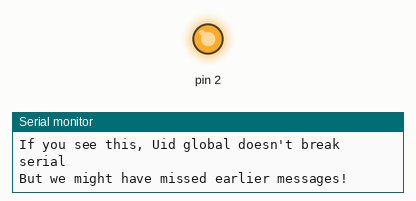
This sketch was run on a simulated Arduino Uno, built with avr-gcc and run on an emulated ATmega328P. On the bench: output pins drawn as LEDs (lit = HIGH), the last lines printed to the serial monitor.

Above: at 5.06 s.
At 6.5 s:
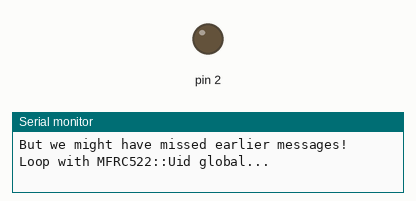
Timing chart, 0 to 11.9 s (numbered marks = the images above):
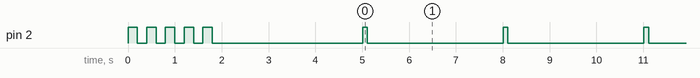

The sketch:

09-with-mfrc522-uid.ino
```cpp
// Test 09: Include MFRC522 and declare Uid global
// Testing if MFRC522::Uid breaks serial

#include <SPI.h>
#include <MFRC522.h>

// Global like in ALNScanner
MFRC522::Uid uid;

void setup() {
    // LED proof of life - longer pattern
    pinMode(2, OUTPUT);
    for(int i = 0; i < 5; i++) {
        digitalWrite(2, HIGH);
        delay(200);
        digitalWrite(2, LOW);
        delay(200);
    }

    Serial.begin(115200);
    delay(3000);  // LONGER delay to ensure serial is ready

    Serial.println("TEST09: MFRC522::Uid global declared");
    Serial.println("If you see this, Uid global doesn't break serial");
    Serial.println("But we might have missed earlier messages!");
    Serial.flush();
}

void loop() {
    digitalWrite(2, HIGH);
    delay(100);
    digitalWrite(2, LOW);
    delay(900);

    Serial.println("Loop with MFRC522::Uid global...");
    delay(2000);
}
```

Measured:
- by itself, pin 2: goes 4 × (LOW 0.20 s, HIGH 0.20 s), 42 × (LOW 3.2 s, HIGH 0.10 s), then LOW
